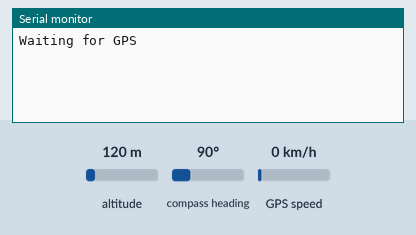
A sketch run on a simulated Arduino Uno, built with avr-gcc and run on an emulated ATmega328P. Shown: the last lines printed to the serial monitor. Inputs (shaded band) come from the test bench; at power-on: altitude 120 m, compass heading 90°, GPS speed 0 km/h. The GPS gets a fix after 3 s at 37.7749, -122.4194 with 8 satellites.

Above: at 1.2 s.
1.3 s: altitude set to 20 m
At 3.8 s:
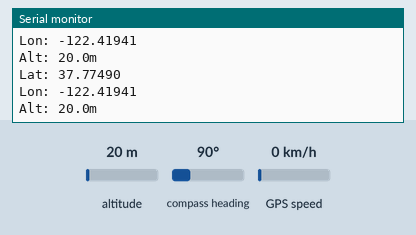
4.5 s: altitude set to 250 m
At 5.5 s:
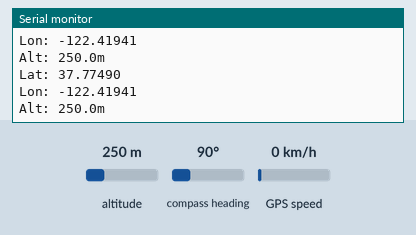

The sketch:

gps.ino
```cpp
/* GPS */
//#include "NewSoftSerial.h"
#include <SoftwareSerial.h>
#include "TinyGPS.h"
SoftwareSerial gpsNSS(9, 0);
TinyGPS gps;

void setup()
{
    /* Serial output */
    Serial.begin(38400);
    Serial.println("Waiting for GPS");

    /* Start GPS */
    gpsNSS.begin(38400);
}

void loop()
{
    while (gpsNSS.available()) {
        if (gps.encode(gpsNSS.read())) {
            float lat, lon, alt;
            unsigned long age;
            gps.f_get_position(&lat, &lon, &age);
            alt = gps.f_altitude();

            /* Display new GPS data when we get it */
            Serial.print("Lat: ");
            Serial.println(lat, 5);
            Serial.print("Lon: ");
            Serial.println(lon, 5);
            Serial.print("Alt: ");
            Serial.print(alt, 1);
            Serial.println("m");
        }
    }
}
```

Measured:
- after the input at 1.3 s, the serial monitor: prints a new line after 1.7 s (image 1)
- after the input at 4.5 s, the serial monitor: prints a new line after 0.54 s (image 2)
